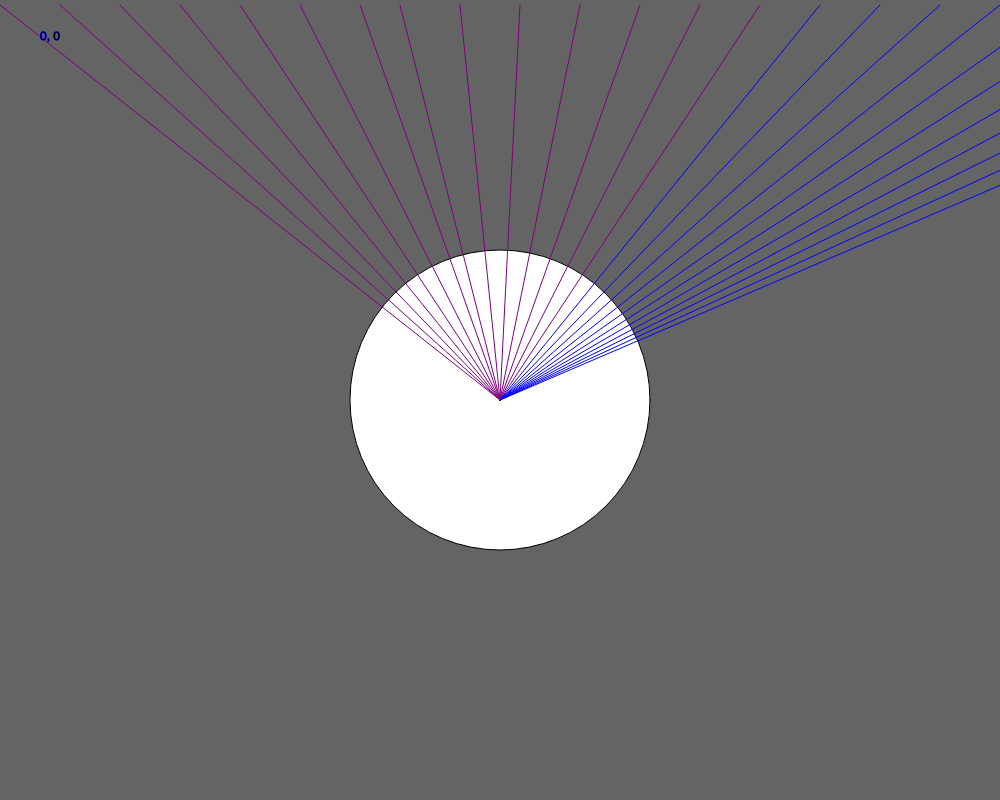
Frame 1 (no input)
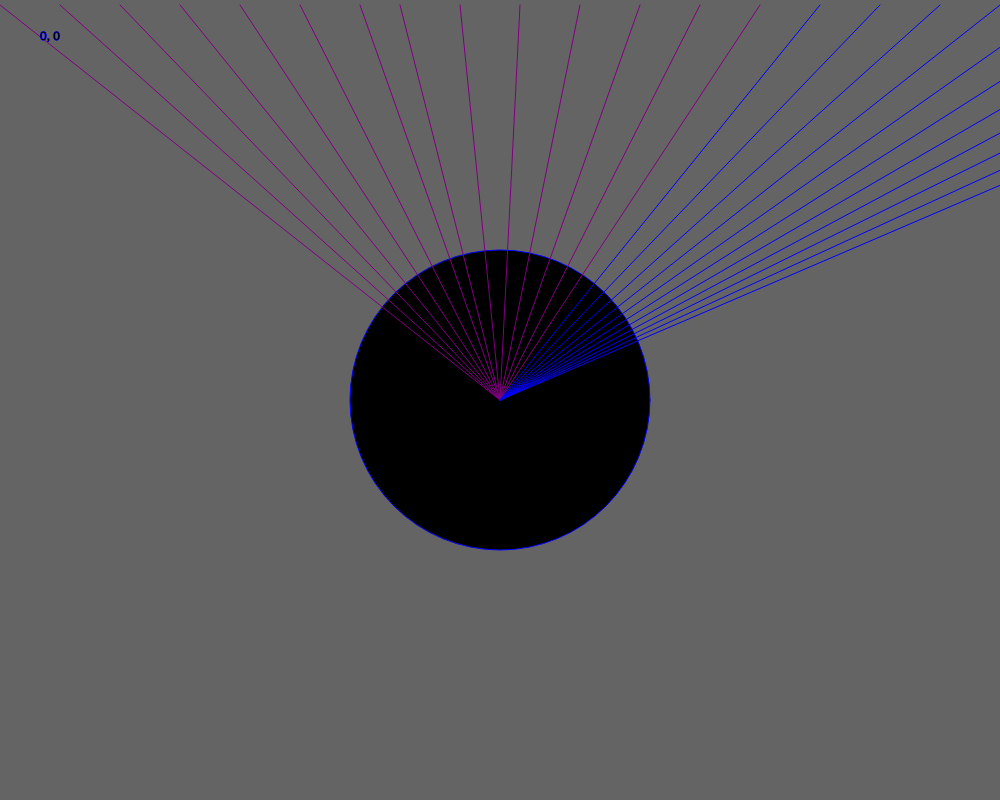
Frame 60 (no input)
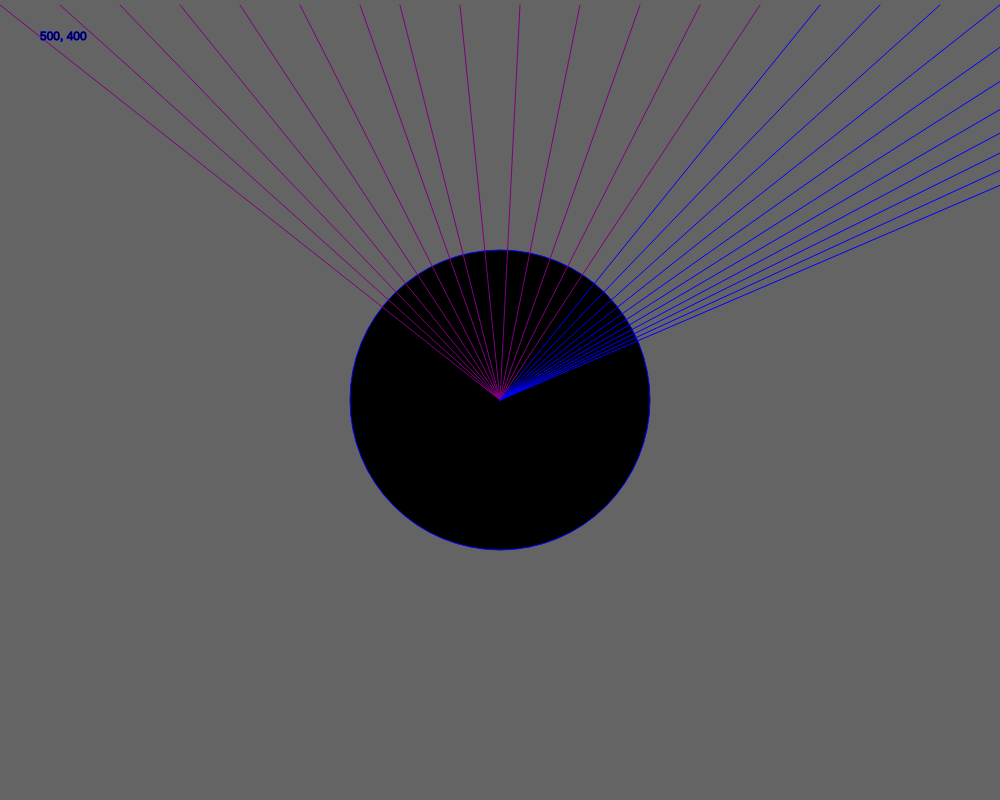
Frame 120 (the mouse pressed at the canvas centre since frame 60)

The p5.js sketch that drew these frames (run headless with seeded random() and noise() and a simulated clock; from frame 60 on, the mouse is pressed at the canvas centre):

// p5.js sketch
// ── sketch.js
function setup() {
  createCanvas(1000, 800);
  rectMode(CENTER);
  ellipseMode(CENTER);

}

function draw() {


    background(100);
    ellipse(width/2, height/2, 300, 300);
      stroke('purple');
      line(width/2,height/2,0,5);
      line(width/2,height/2,60,5)
      line(width/2,height/2,120,5)
     line(width/2,height/2,180,5)
     line(width/2,height/2,240,5)
     line(width/2,height/2,300,5)
     line(width/2,height/2,360,5)
     line(width/2,height/2,400,5)
     line(width/2,height/2,460,5)
     line(width/2,height/2,520,5)
     line(width/2,height/2,580,5)
     line(width/2,height/2,640,5)
     line(width/2,height/2,700,5)
     line(width/2,height/2,760,5)
    stroke('blue')
     line(width/2,height/2,820,5)
     line(width/2,height/2,880,5)
     line(width/2,height/2,940,5)
     line(width/2,height/2,1000,5)
     line(width/2,height/2,1060,5)
     line(width/2,height/2,1120,5)
     line(width/2,height/2,1180,5)
     line(width/2,height/2,1240,5)
     line(width/2,height/2,1300,5)
     line(width/2,height/2,1360,5)
     line(width/2,height/2,1420,5)


  if (mouseIsPressed) {
    // stuff that shows when the mouse is pressed

  } else {
    // when the mouse isn't pressed!
  }

  // this shows mouse location - comment it out when you're done!

  fill(0);
  text(mouseX + ", " + mouseY, 40, 40);

}






// record the mouse location in console when clicked
function mouseReleased() {
  print(mouseX + ", " + mouseY);
}
